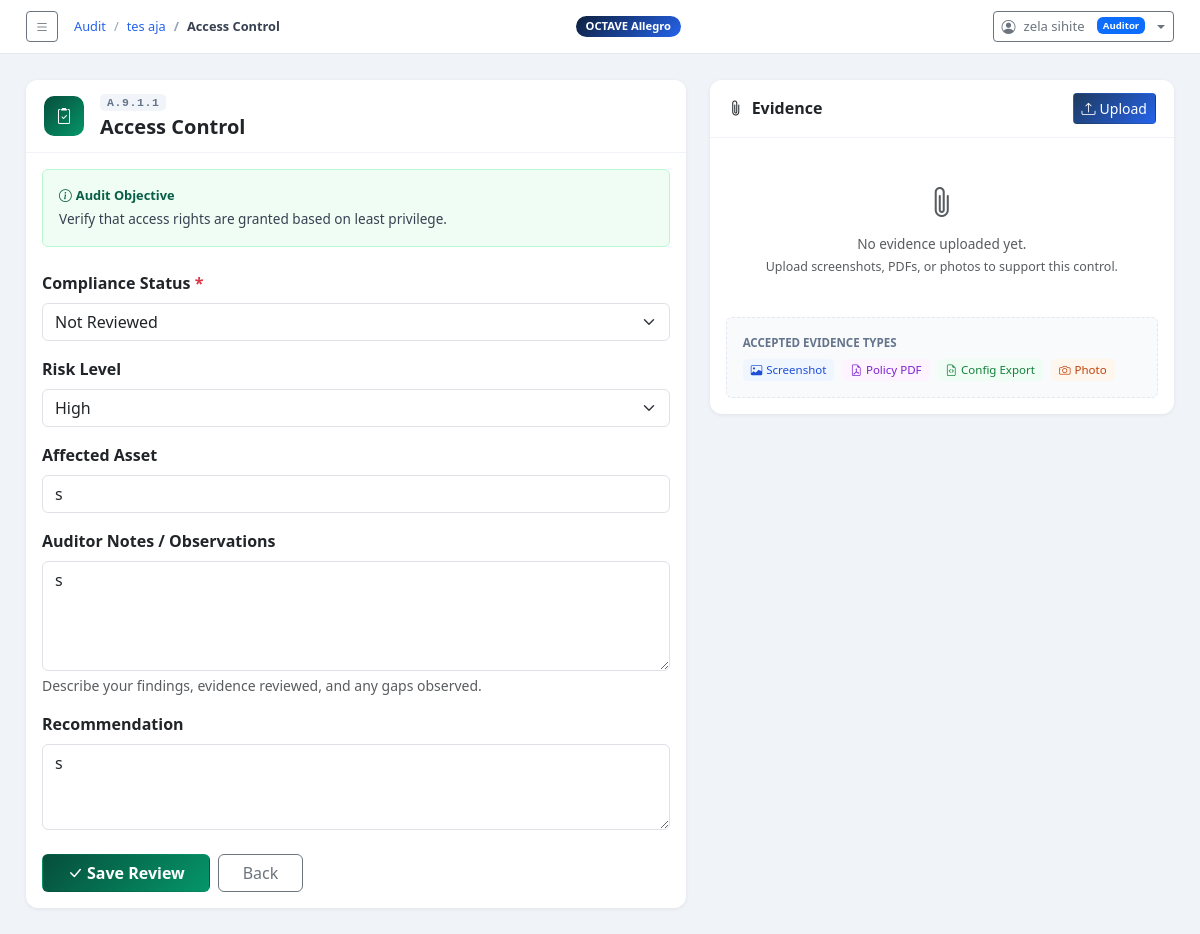
The app's page /audit/control/15/ (signed in) with its own data.
### octave_app/models.py (models this page shows, shortened)
class AuditControl(models.Model):
    audit          = models.ForeignKey(AuditAssessment, on_delete=models.CASCADE, related_name='controls')
    control_id     = models.CharField(max_length=50)   # e.g. 'password_policy'
    control_name   = models.CharField(max_length=255)
    iso_reference  = models.CharField(max_length=20, blank=True)
    description    = models.TextField(blank=True)
    status         = models.CharField(max_length=20, choices=CONTROL_STATUS_CHOICES, default='not_reviewed')
    auditor_notes  = models.TextField(blank=True, help_text='Observations and findings from the auditor.')
    affected_asset = models.CharField(max_length=255, blank=True)
    recommendation = models.TextField(blank=True)
    risk_level     = models.CharField(max_length=10, choices=[('high','High'),('medium','Medium'),('low','Low')], default='medium', blank=True)
    created_at     = models.DateTimeField(default=timezone.now)
    updated_at     = models.DateTimeField(auto_now=True)
    class Meta:
        ordering = ['control_id']

class AuditAssessment(models.Model):
    owner          = models.ForeignKey(User, on_delete=models.SET_NULL, null=True, blank=True,
                         related_name='audit_assessments')
    assigned_auditee = models.ForeignKey(User, on_delete=models.SET_NULL, null=True, blank=True,
                         related_name='assigned_audit_assessments')
    title          = models.CharField(max_length=255)
    organization   = models.CharField(max_length=255)
    scope          = models.TextField()
    assessor_name  = models.CharField(max_length=255)
    assessor_email = models.EmailField(blank=True)
    start_date     = models.DateField(default=timezone.now)
    end_date       = models.DateField(null=True, blank=True)
    status         = models.CharField(max_length=20, choices=AUDIT_STATUS_CHOICES, default='draft')
    notes          = models.TextField(blank=True)
    created_at     = models.DateTimeField(default=timezone.now)
    updated_at     = models.DateTimeField(auto_now=True)
    class Meta:
        ordering = ['-created_at']

### octave_app/views.py (the view)
# urls.py: path('audit/control/<int:control_pk>/',       views.audit_control_review,   name='audit_control_review'),
@login_required
@auditor_required
def audit_control_review(request, control_pk):
    from .forms import AuditControlForm
    ctrl  = get_object_or_404(AuditControl, pk=control_pk)
    form  = AuditControlForm(request.POST or None, instance=ctrl)
    if form.is_valid():
        form.save()
        messages.success(request, f'Control "{ctrl.control_name}" updated.')
        return redirect('audit_detail', pk=ctrl.audit.pk)
    evidences = ctrl.evidences.all()
    return render(request, 'octave_app/audit/control_review.html', {
        'ctrl': ctrl, 'form': form, 'evidences': evidences,
    })

### octave_app/forms.py
class AuditControlForm(forms.ModelForm):
    class Meta:
        model  = AuditControl
        fields = ['status', 'auditor_notes', 'affected_asset', 'recommendation', 'risk_level']
        widgets = {
            'status':         forms.Select(attrs={'class': 'form-select'}),
            'auditor_notes':  forms.Textarea(attrs={'class': 'form-control', 'rows': 4,
                                'placeholder': 'Describe your observations, evidence reviewed, and findings...'}),
            'affected_asset': forms.TextInput(attrs={'class': 'form-control',
                                'placeholder': 'e.g. Database Server, HR System, All Systems'}),
            'recommendation': forms.Textarea(attrs={'class': 'form-control', 'rows': 3,
                                'placeholder': 'What should be done to achieve or maintain compliance?'}),
            'risk_level':     forms.Select(attrs={'class': 'form-select'}),
        }

### octave_app/context_processors.py (called while the page is built)
def sidebar_ctx(request):
    return {'octave_steps': OCTAVE_STEPS}

### octave_app/views.py (called while the page is built)
def auditor_required(view_func):
    @wraps(view_func)
    def wrapper(request, *args, **kwargs):
        if not request.user.is_authenticated:
            return redirect('login')
        try:
            if request.user.profile.role != 'auditor':
                messages.error(request, 'Access denied. Only Auditors can perform this action.')
                return redirect('dashboard')
        except UserProfile.DoesNotExist:
            messages.error(request, 'No profile found.')
            return redirect('dashboard')
        return view_func(request, *args, **kwargs)
    return wrapper

### octave_app/templates/octave_app/audit/control_review.html (shortened to what this page needs)
{% extends 'octave_app/base.html' %}
{% block breadcrumb %}
<li class="breadcrumb-item"><a href="{% url 'audit_list' %}">Audit</a></li>
<li class="breadcrumb-item"><a href="{% url 'audit_detail' ctrl.audit.pk %}">{{ ctrl.audit.title|truncatechars:25 }}</a></li>
<li class="breadcrumb-item active">{{ ctrl.control_name }}</li>
{% endblock %}
{% block content %}
<div class="row g-4">
  <div class="col-lg-7">
    <div class="card">
      <div class="card-header">
        <div class="d-flex align-items-center gap-3">
          <div style="background:linear-gradient(135deg,#064e3b,#059669);border-radius:10px;width:40px;height:40px;display:flex;align-items:center;justify-content:center;">
            <i class="bi bi-clipboard2-check text-white"></i>
          </div>
          <div>
            <div style="font-size:.72rem;color:#64748b;font-weight:700;text-transform:uppercase;letter-spacing:.05em;">
              <span style="background:#f1f5f9;border-radius:5px;padding:2px 7px;font-family:monospace;">{{ ctrl.iso_reference }}</span>
            </div>
            <h5 class="fw-bold mb-0 mt-1">{{ ctrl.control_name }}</h5>
          </div>
        </div>
      </div>
      <div class="card-body">
        <div class="p-3 rounded mb-4" style="background:#f0fdf4;border:1px solid #bbf7d0;">
          <div style="font-size:.8rem;font-weight:700;color:#065f46;margin-bottom:4px;"><i class="bi bi-info-circle me-1"></i>Audit Objective</div>
          <div style="font-size:.85rem;color:#374151;">{{ ctrl.description }}</div>
        </div>
        <form method="post">
          <div class="mb-3">
            <label class="form-label fw-semibold">Compliance Status <span class="text-danger">*</span></label>
            {{ form.status }}
          </div>
          <div class="mb-3">
            <label class="form-label fw-semibold">Risk Level</label>
            {{ form.risk_level }}
          </div>
          <div class="mb-3">
            <label class="form-label fw-semibold">Affected Asset</label>
            {{ form.affected_asset }}
          </div>
          <div class="mb-3">
            <label class="form-label fw-semibold">Auditor Notes / Observations</label>
            {{ form.auditor_notes }}
            <div class="form-text">Describe your findings, evidence reviewed, and any gaps observed.</div>
          </div>
          <div class="mb-4">
            <label class="form-label fw-semibold">Recommendation</label>
            {{ form.recommendation }}
          </div>
          <div class="d-flex gap-2">
            <button type="submit" class="btn fw-semibold px-4" style="background:linear-gradient(135deg,#064e3b,#059669);color:#fff;">
              <i class="bi bi-check-lg me-1"></i>Save Review
            </button>
            <a href="{% url 'audit_detail' ctrl.audit.pk %}" class="btn btn-outline-secondary px-4">Back</a>
          </div>
        </form>
      </div>
    </div>
  </div>
  <div class="col-lg-5">
    <div class="card">
      <div class="card-header d-flex justify-content-between align-items-center">
        <h6 class="fw-bold mb-0"><i class="bi bi-paperclip me-2"></i>Evidence</h6>
        <a href="{% url 'audit_evidence_upload' ctrl.pk %}" class="btn btn-sm" style="background:linear-gradient(135deg,#1e3a5f,#2563eb);color:#fff;">
          <i class="bi bi-upload me-1"></i>Upload
        </a>
      </div>
      <div class="card-body">
        {% if evidences %}
          {% for ev in evidences %}
          <div class="evidence-card mb-2">
            <div class="d-flex justify-content-between align-items-start">
              <div class="d-flex align-items-start gap-2">
                <div style="width:34px;height:34px;border-radius:8px;background:#eff6ff;display:flex;align-items:center;justify-content:center;flex-shrink:0;">
                  <i class="{{ ev.get_type_icon }} text-primary"></i>
                </div>
                <div>
                  <div class="fw-semibold" style="font-size:.85rem;">{{ ev.title }}</div>
                  <div class="text-muted" style="font-size:.72rem;">{{ ev.get_evidence_type_display }}</div>
                  {% if ev.description %}<div class="text-muted" style="font-size:.75rem;margin-top:2px;">{{ ev.description|truncatechars:60 }}</div>{% endif %}
                  <div style="font-size:.7rem;color:#94a3b8;margin-top:3px;">{{ ev.uploaded_at|date:"M d, Y H:i" }}</div>
                </div>
              </div>
              <div class="d-flex gap-1">
                <a href="{{ ev.file.url }}" target="_blank" class="btn btn-xs btn-outline-secondary" style="font-size:.7rem;padding:2px 7px;"><i class="bi bi-eye"></i></a>
                <form method="post" action="{% url 'audit_evidence_delete' ev.pk %}" onsubmit="return confirm('Delete this evidence?');" style="display:inline;">
                  {% csrf_token %}
                  <button type="submit" class="btn btn-xs btn-outline-danger" style="font-size:.7rem;padding:2px 7px;"><i class="bi bi-trash"></i></button>
                </form>
              </div>
            </div>
          </div>
          {% endfor %}
        {% else %}
        <div class="text-center py-4 text-muted">
          <i class="bi bi-paperclip d-block fs-2 mb-2"></i>
          <div style="font-size:.85rem;">No evidence uploaded yet.</div>
          <div style="font-size:.78rem;margin-top:4px;">Upload screenshots, PDFs, or photos to support this control.</div>
        </div>
        {% endif %}
        <div class="mt-3 p-3 rounded" style="background:#f8fafc;border:1px dashed #e2e8f0;">
          <div style="font-size:.72rem;font-weight:700;color:#64748b;margin-bottom:8px;text-transform:uppercase;">Accepted Evidence Types</div>
          <div class="d-flex flex-wrap gap-2">
            <span style="font-size:.72rem;background:#eff6ff;color:#1d4ed8;border-radius:5px;padding:2px 8px;"><i class="bi bi-image me-1"></i>Screenshot</span>
            <span style="font-size:.72rem;background:#fdf4ff;color:#7e22ce;border-radius:5px;padding:2px 8px;"><i class="bi bi-file-earmark-pdf me-1"></i>Policy PDF</span>
            <span style="font-size:.72rem;background:#f0fdf4;color:#15803d;border-radius:5px;padding:2px 8px;"><i class="bi bi-file-earmark-code me-1"></i>Config Export</span>
            <span style="font-size:.72rem;background:#fff7ed;color:#c2410c;border-radius:5px;padding:2px 8px;"><i class="bi bi-camera me-1"></i>Photo</span>
          </div>
        </div>
      </div>
    </div>
  </div>
</div>
{% endblock %}

### octave_app/templates/octave_app/base.html (shortened to what this page needs)
<!DOCTYPE html>
<html lang="en">
<head>
  <link href="https://cdn.jsdelivr.net/npm/bootstrap@5.3.2/dist/css/bootstrap.min.css" rel="stylesheet">
  <link href="https://cdn.jsdelivr.net/npm/bootstrap-icons@1.11.3/font/bootstrap-icons.css" rel="stylesheet">
</head>
<body>
<div class="main full">
  <div class="topbar">
    <div class="d-flex align-items-center gap-3">
      <button class="btn btn-sm btn-outline-secondary" id="toggleSidebar">
        <i class="bi bi-list"></i>
      </button>
      <nav aria-label="breadcrumb">
        <ol class="breadcrumb">
          {% block breadcrumb %}<li class="breadcrumb-item active">Dashboard</li>{% endblock %}
        </ol>
      </nav>
    </div>
    <span class="ws-badge">OCTAVE Allegro</span>
    {% if user.is_authenticated %}
    <div class="dropdown ms-3">
      <button class="btn btn-sm btn-outline-secondary dropdown-toggle d-flex align-items-center gap-2" type="button" data-bs-toggle="dropdown">
        <i class="bi bi-person-circle"></i>
        <span style="font-size:.82rem">{{ user.get_full_name|default:user.username }}</span>
        {% with role=user.profile.role %}
        {% if role == 'admin' %}<span class="badge bg-danger ms-1" style="font-size:.6rem">Admin</span>
        {% elif role == 'auditor' %}<span class="badge bg-primary ms-1" style="font-size:.6rem">Auditor</span>
        {% else %}<span class="badge bg-secondary ms-1" style="font-size:.6rem">Auditee</span>{% endif %}
        {% endwith %}
      </button>
    </div>
    {% endif %}
  </div>
  <div class="content">
    {% block content %}{% endblock %}
  </div>
</div>
</body>
</html>

### octave_app/templates/octave_app/base.html (style rules this page uses)
:root { --navy:#0d1f3c;--navy2:#1a3558;--accent:#2563eb;--sidebar:270px }
body { background:#f0f4f8;font-family:'Segoe UI',system-ui,sans-serif }
.main { margin-left:var(--sidebar); min-height:100vh; display:flex; flex-direction:column; transition:margin-left .3s ease; }
.main.full { margin-left:0 !important; }
.topbar { background:#fff;border-bottom:1px solid #e2e8f0;padding:11px 26px;position:sticky;top:0;z-index:100;display:flex;align-items:center;justify-content:space-between }
.topbar .breadcrumb { margin:0;font-size:.8rem }
.topbar .breadcrumb-item a { color:var(--accent);text-decoration:none }
.topbar .breadcrumb-item.active { color:#374151;font-weight:600 }
.topbar .breadcrumb-item+.breadcrumb-item::before { color:#94a3b8 }
.content { padding:26px;flex:1 }
.card { border:none;border-radius:12px;box-shadow:0 1px 4px rgba(0,0,0,.07) }
.card-header { background:#fff;border-bottom:1px solid #f0f4f8;border-radius:12px 12px 0 0!important;padding:13px 18px }
.ws-badge { background:linear-gradient(135deg,var(--navy),var(--accent));color:#fff;border-radius:16px;padding:2px 10px;font-size:.7rem;font-weight:700 }

### records on screen
AuditControl: audit "tes aja", control_name "Access Control", iso_reference "A.9.1.1", description "Verify that access rights are granted based on least privilege.", status "Not Reviewed", risk_level "High", affected_asset "s", auditor_notes "s", recommendation "s"

### other values on screen
{{ user.get_full_name|default:user.username }} "zela sihite"
